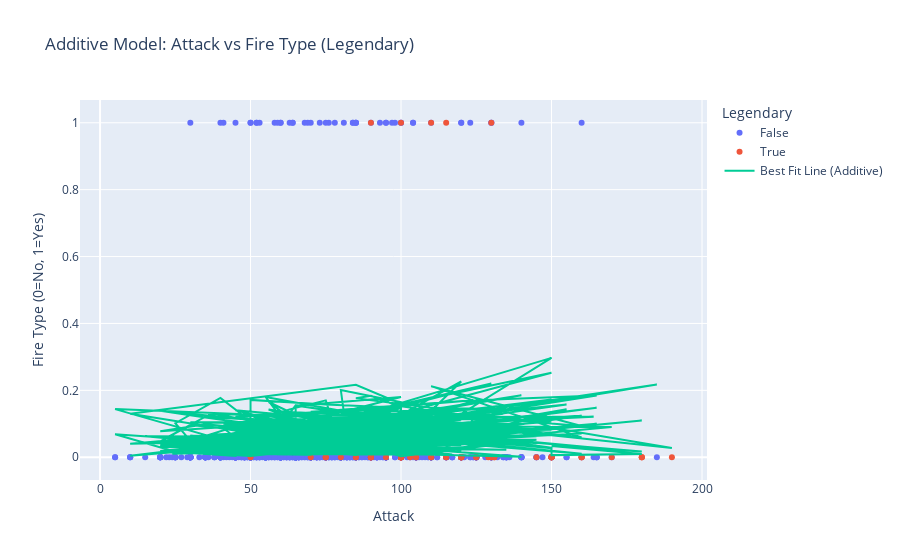
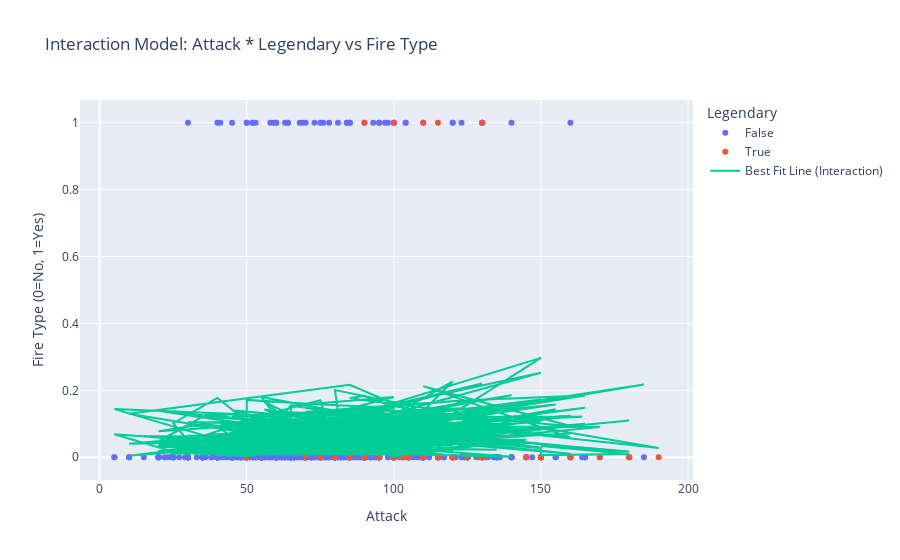

The notebook cell saved with these charts, in order:
### Markdown cell above
Question 3

### Code cell
import pandas as pd
import numpy as np
import statsmodels.formula.api as smf
import plotly.express as px

url = "https://raw.githubusercontent.com/KeithGalli/pandas/master/pokemon_data.csv"
pokeaman = pd.read_csv(url).fillna('None')

pokeaman['str8fyre'] = (pokeaman['Type 1'] == 'Fire').astype(int)

linear_model_specification_formula = 'str8fyre ~ Attack * Legendary + Defense * I(Q("Type 2")=="None") + C(Generation)'

log_reg_fit = smf.logit(linear_model_specification_formula, data=pokeaman).fit()

pokeaman['pred_prob'] = log_reg_fit.predict(pokeaman)


fig_additive = px.scatter(pokeaman, x='Attack', y='str8fyre', color='Legendary', 
                          title='Additive Model: Attack vs Fire Type (Legendary)',
                          labels={'Attack': 'Attack', 'str8fyre': 'Fire Type (0=No, 1=Yes)', 'Legendary': 'Legendary'})
fig_additive.add_scatter(x=pokeaman['Attack'], y=pokeaman['pred_prob'], mode='lines', name='Best Fit Line (Additive)')

fig_interaction = px.scatter(pokeaman, x='Attack', y='str8fyre', color='Legendary', 
                             title='Interaction Model: Attack * Legendary vs Fire Type',
                             labels={'Attack': 'Attack', 'str8fyre': 'Fire Type (0=No, 1=Yes)', 'Legendary': 'Legendary'})
fig_interaction.add_scatter(x=pokeaman['Attack'], y=pokeaman['pred_prob'], mode='lines', name='Best Fit Line (Interaction)')

fig_additive.show()
fig_interaction.show()

### Figure 1 — Plotly figure (JSON) as saved in the notebook; plotly's stock layout.template omitted (floating-point values rounded to 4 significant figures; data arrays with more than 128 entries replaced by an {"elided": "..."} marker saying what was removed)
{"data": [{"hovertemplate": "Legendary=False<br>Attack=%{x}<br>Fire Type (0=No, 1=Yes)=%{y}<extra></extra>", "legendgroup": "False", "marker": {"color": "#636efa", "symbol": "circle"}, "mode": "markers", "name": "False", "orientation": "v", "showlegend": true, "type": "scatter", "x": {"elided": "735 int values"}, "xaxis": "x", "y": {"elided": "735 int values"}, "yaxis": "y"}, {"hovertemplate": "Legendary=True<br>Attack=%{x}<br>Fire Type (0=No, 1=Yes)=%{y}<extra></extra>", "legendgroup": "True", "marker": {"color": "#EF553B", "symbol": "circle"}, "mode": "markers", "name": "True", "orientation": "v", "showlegend": true, "type": "scatter", "x": [85, 90, 100, 110, 190, 150, 85, 115, 75, 90, 130, 100, 50, 75, 80, 100, 90, 130, 100, 150, 150, 180, 150, 180, 100, 150, 180, 70, 95, 75, 105, 125, 120, 120, 90, 160, 100, 120, 90, 100, 103, 120, 100, 90, 129, 90, 115, 100, 115, 105, 120, 150, 125, 145, 130, 170, 120, 131, 131, 100, 100, 160, 110, 160, 110], "xaxis": "x", "y": [0, 0, 1, 0, 0, 0, 0, 1, 0, 0, 1, 0, 0, 0, 0, 0, 0, 0, 0, 0, 0, 0, 0, 0, 0, 0, 0, 0, 0, 0, 0, 0, 0, 0, 1, 0, 0, 0, 0, 0, 0, 0, 0, 0, 0, 0, 0, 0, 0, 0, 0, 0, 0, 0, 0, 0, 0, 0, 0, 0, 0, 0, 0, 0, 1], "yaxis": "y"}, {"mode": "lines", "name": "Best Fit Line (Additive)", "type": "scatter", "x": {"elided": "800 int values"}, "y": {"elided": "800 float values"}}], "layout": {"legend": {"title": {"text": "Legendary"}, "tracegroupgap": 0}, "title": {"text": "Additive Model: Attack vs Fire Type (Legendary)"}, "xaxis": {"anchor": "y", "domain": [0, 1], "title": {"text": "Attack"}}, "yaxis": {"anchor": "x", "domain": [0, 1], "title": {"text": "Fire Type (0=No, 1=Yes)"}}}}

### Figure 2 — Plotly figure (JSON) as saved in the notebook; plotly's stock layout.template omitted (floating-point values rounded to 4 significant figures; data arrays with more than 128 entries replaced by an {"elided": "..."} marker saying what was removed)
{"data": [{"hovertemplate": "Legendary=False<br>Attack=%{x}<br>Fire Type (0=No, 1=Yes)=%{y}<extra></extra>", "legendgroup": "False", "marker": {"color": "#636efa", "symbol": "circle"}, "mode": "markers", "name": "False", "orientation": "v", "showlegend": true, "type": "scatter", "x": {"elided": "735 int values"}, "xaxis": "x", "y": {"elided": "735 int values"}, "yaxis": "y"}, {"hovertemplate": "Legendary=True<br>Attack=%{x}<br>Fire Type (0=No, 1=Yes)=%{y}<extra></extra>", "legendgroup": "True", "marker": {"color": "#EF553B", "symbol": "circle"}, "mode": "markers", "name": "True", "orientation": "v", "showlegend": true, "type": "scatter", "x": [85, 90, 100, 110, 190, 150, 85, 115, 75, 90, 130, 100, 50, 75, 80, 100, 90, 130, 100, 150, 150, 180, 150, 180, 100, 150, 180, 70, 95, 75, 105, 125, 120, 120, 90, 160, 100, 120, 90, 100, 103, 120, 100, 90, 129, 90, 115, 100, 115, 105, 120, 150, 125, 145, 130, 170, 120, 131, 131, 100, 100, 160, 110, 160, 110], "xaxis": "x", "y": [0, 0, 1, 0, 0, 0, 0, 1, 0, 0, 1, 0, 0, 0, 0, 0, 0, 0, 0, 0, 0, 0, 0, 0, 0, 0, 0, 0, 0, 0, 0, 0, 0, 0, 1, 0, 0, 0, 0, 0, 0, 0, 0, 0, 0, 0, 0, 0, 0, 0, 0, 0, 0, 0, 0, 0, 0, 0, 0, 0, 0, 0, 0, 0, 1], "yaxis": "y"}, {"mode": "lines", "name": "Best Fit Line (Interaction)", "type": "scatter", "x": {"elided": "800 int values"}, "y": {"elided": "800 float values"}}], "layout": {"legend": {"title": {"text": "Legendary"}, "tracegroupgap": 0}, "title": {"text": "Interaction Model: Attack * Legendary vs Fire Type"}, "xaxis": {"anchor": "y", "domain": [0, 1], "title": {"text": "Attack"}}, "yaxis": {"anchor": "x", "domain": [0, 1], "title": {"text": "Fire Type (0=No, 1=Yes)"}}}}
